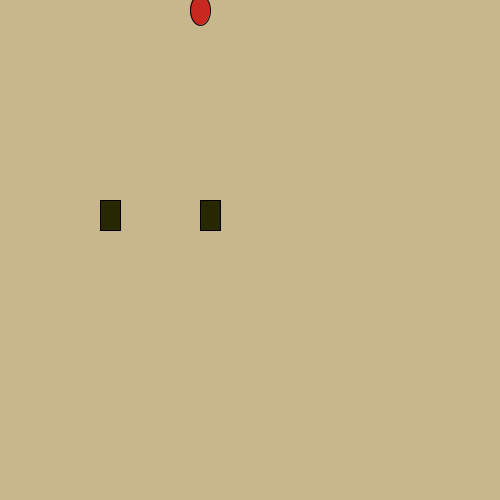
Frame 1 (no input)
Frame 60 (the mouse pressed at the canvas centre just before this capture): identical to frame 1, image omitted
Frame 120 (the mouse held since frame 60 and released just before this capture): blank canvas, image omitted

The Processing sketch that drew this single still picture (run headless with seeded random() and noise(); from frame 60 on, the mouse is pressed at the canvas centre):

// Processing sketch: processing_70414
// ── processing_70414.pde

void setup() {
  size (500, 500);

};

// if mouseX is less than(<) 250 (w/2)
void draw(){
background(200, 183, 140);

if (mouseX < width/2) {
  fill(40, 40, 0);
  rect(200, 200, 20, 30);
}

if (mouseX < 125) {
  rect(100, 200, 20, 30);
  fill(200, 40, 30);
  ellipse(200, 10, 20, 30);
};
};
